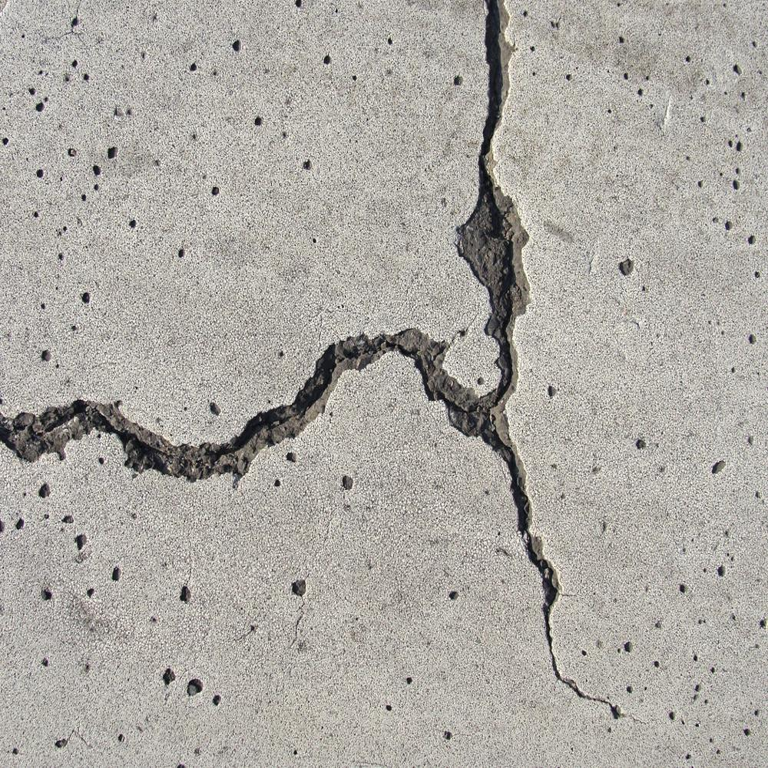
#> input picture Crack Images/001.png, 768 x 768 px
$ python -i crackconcrete.py   (imports and definitions only)
#> lines starting #> are read from the running program, lines starting #| are printed output that depends on the picture; after the words box and inside, x2 and y2 are one past the last pixel; in counts of white or black regions, pixels touching at a corner belong together
### image.py
import numpy as np
import cv2

def light(image, bright, contrast):
    bright = bright * 1.2
    contrast = contrast * 2
    image = image * ((contrast/127)+1) - contrast + bright
    image = np.clip(image, 0, 255)
    return np.uint8(image)

def threshold(image, min_limit=None, max_limit=255):
    if min_limit is None:
        min_limit = int(np.mean(image))

    _, image = cv2.threshold(image, min_limit, max_limit, cv2.THRESH_BINARY)
    return np.uint8(image)

def gauss_filter(image, kernel=(3,3), iterations=1):
    for _ in range(iterations):
        image = cv2.GaussianBlur(image, kernel, 0)
    return np.uint8(image)

# [4 lines left out: function median_filter, not called in this run]

def equalize_light(image, limit=3, grid=(7,7)):
    if (len(image.shape) == 2):
        image = cv2.cvtColor(image, cv2.COLOR_GRAY2BGR)


    clahe = cv2.createCLAHE(clipLimit=limit, tileGridSize=grid)
    lab = cv2.cvtColor(image, cv2.COLOR_BGR2LAB)
    l, a, b = cv2.split(lab)

    cl = clahe.apply(l)
    limg = cv2.merge((cl,a,b))

    image = cv2.cvtColor(limg, cv2.COLOR_LAB2BGR)

    return np.uint8(image)

### crackconcrete.py
import image as im
import numpy as np
import cv2

def image_preprocessor(image):
    image = cv2.bitwise_not(image)

    image = im.gauss_filter(image, (3,3))
    image = im.equalize_light(image)
    image = im.light(image, bright=-31, contrast=-31)
    image = cv2.cvtColor(image, cv2.COLOR_BGR2GRAY)

    image = im.threshold(image, min_limit=127)
    return image

def label_preprocessor(label):
    label = cv2.cvtColor(label, cv2.COLOR_BGR2GRAY)
    label = im.threshold(label, min_limit=127)
    return label

>>> import cv2
>>> picture = cv2.imread('Crack Images/001.png')
#> picture is the input picture: shape (768, 768, 3); mean B, G, R 164.3, 170, 173.3
>>> result = image_preprocessor(picture)
#> in image_preprocessor, `image = cv2.bitwise_not(image)`:
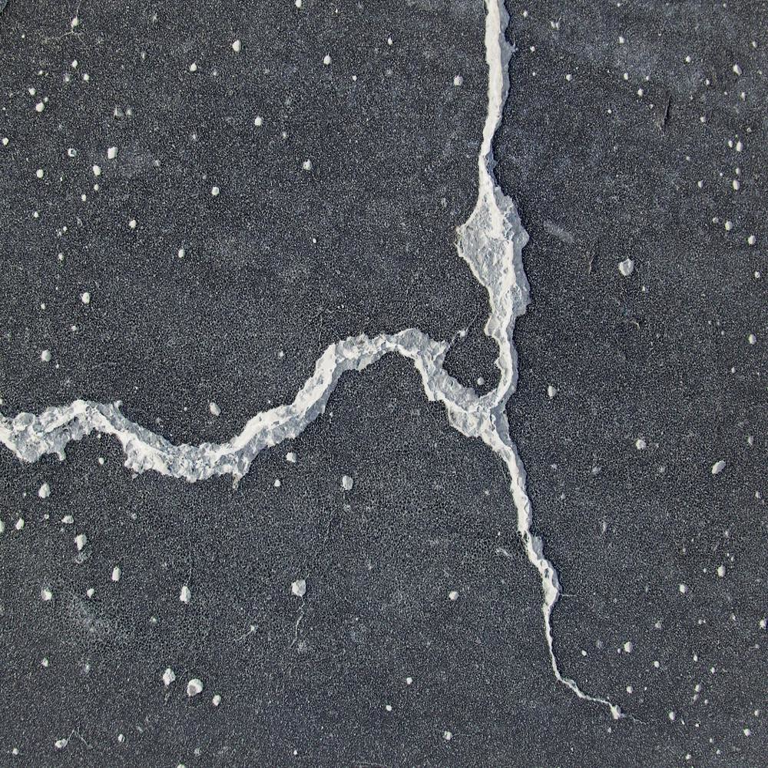
#> image: shape (768, 768, 3); mean of channels 0, 1, 2 90.7, 85, 81.7; drawn as B, G, R
#> in equalize_light, `lab = cv2.cvtColor(image, cv2.COLOR_BGR2LAB)`: lab: shape (768, 768, 3); mean of channels 0, 1, 2 91.2, 128, 124.2
#> in equalize_light, `cl = clahe.apply(l)`:
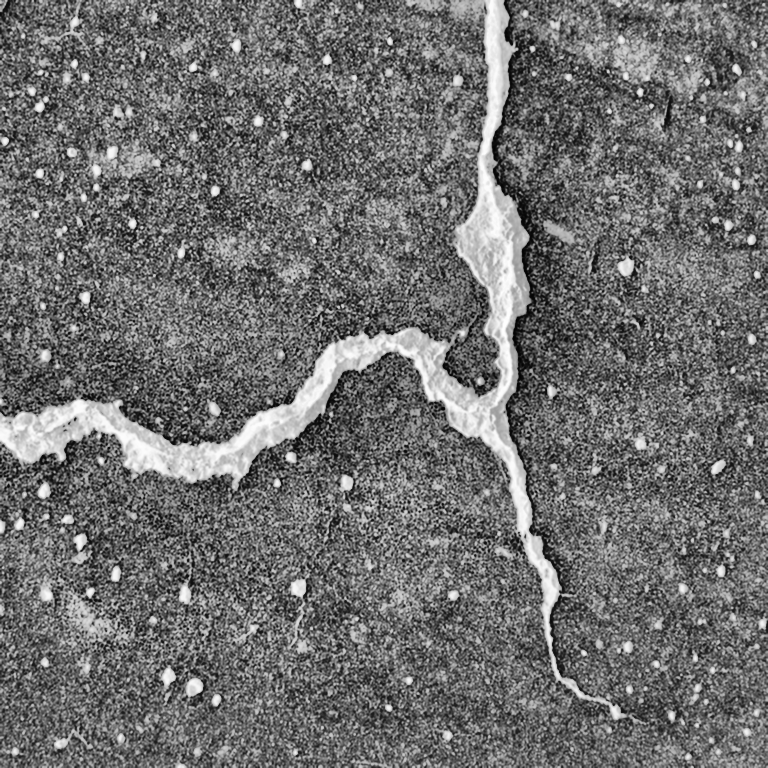
#> cl: shape (768, 768); min 2, max 254, mean 111.1
#> in equalize_light, `limg = cv2.merge((cl,a,b))`: limg: shape (768, 768, 3); mean of channels 0, 1, 2 111.1, 128, 124.2
#> in light, `image = image * ((contrast/127)+1) - contrast + bright`:
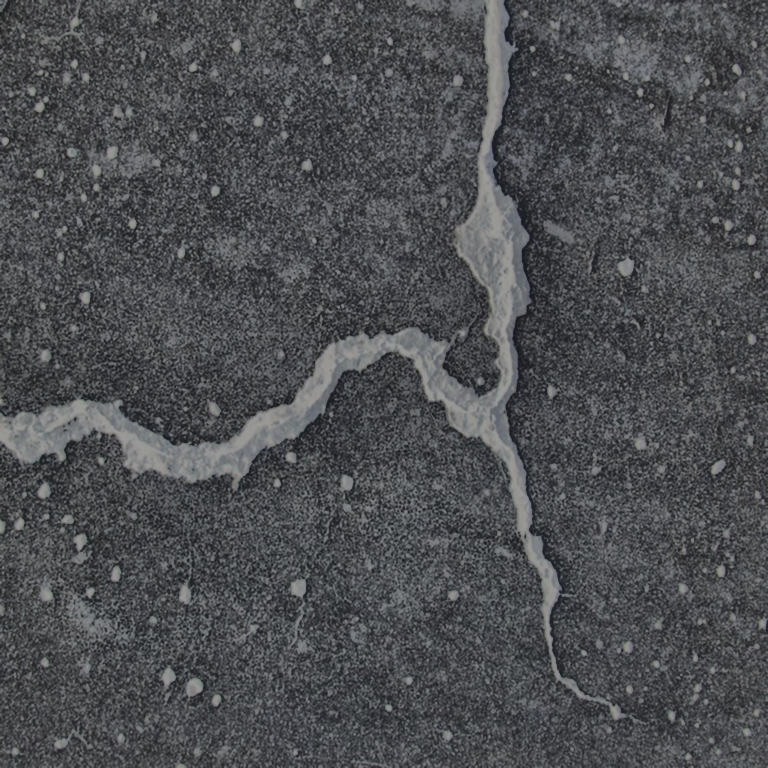
#> image: shape (768, 768, 3) float64; mean of channels 0, 1, 2 81.5, 78.6, 76.8; drawn as B, G, R
#> in threshold, `_, image = cv2.threshold(image, min_limit, max_limit, cv2.THRESH_BINARY)`:
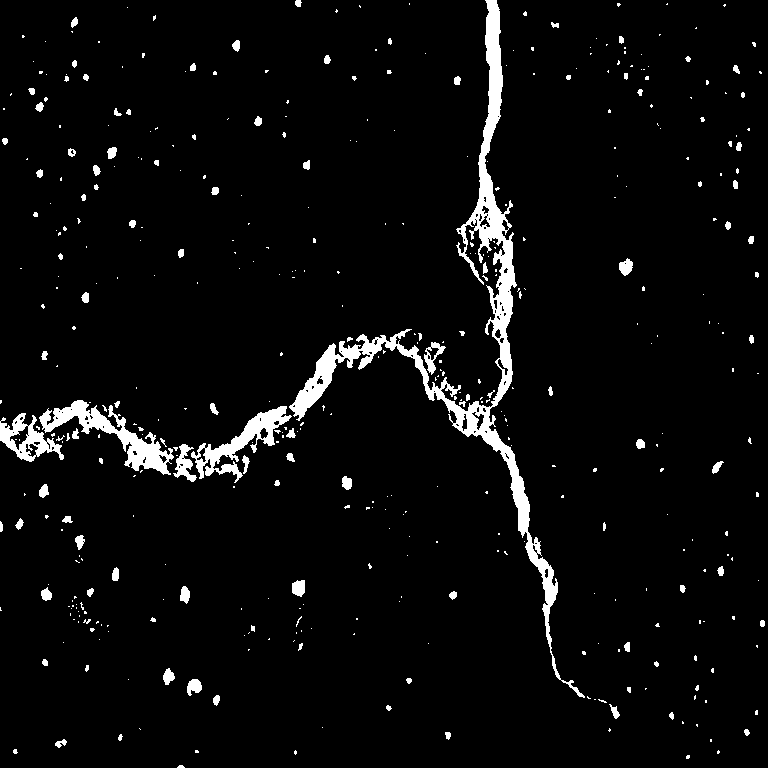
#> image: shape (768, 768); 4.4% white; 443 white regions (337 under 20 px), largest, box (x1, y1, x2, y2) and area: (289, 0, 585, 698) 12492, (39, 400, 174, 475) 2710, (191, 406, 292, 483) 2078

$ run again, on Crack Images/002.png
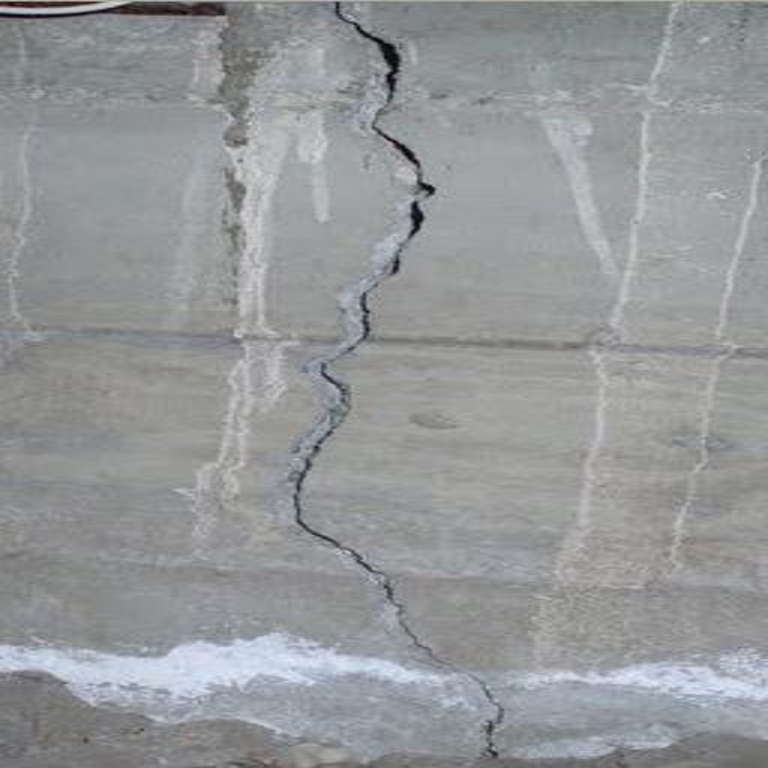
#> input picture Crack Images/002.png, 768 x 768 px
#> picture is the input picture: shape (768, 768, 3); mean B, G, R 153.1, 151.5, 149.1
#> lab: shape (768, 768, 3); mean of channels 0, 1, 2 112, 128.6, 129.3
#> in equalize_light, `cl = clahe.apply(l)`:
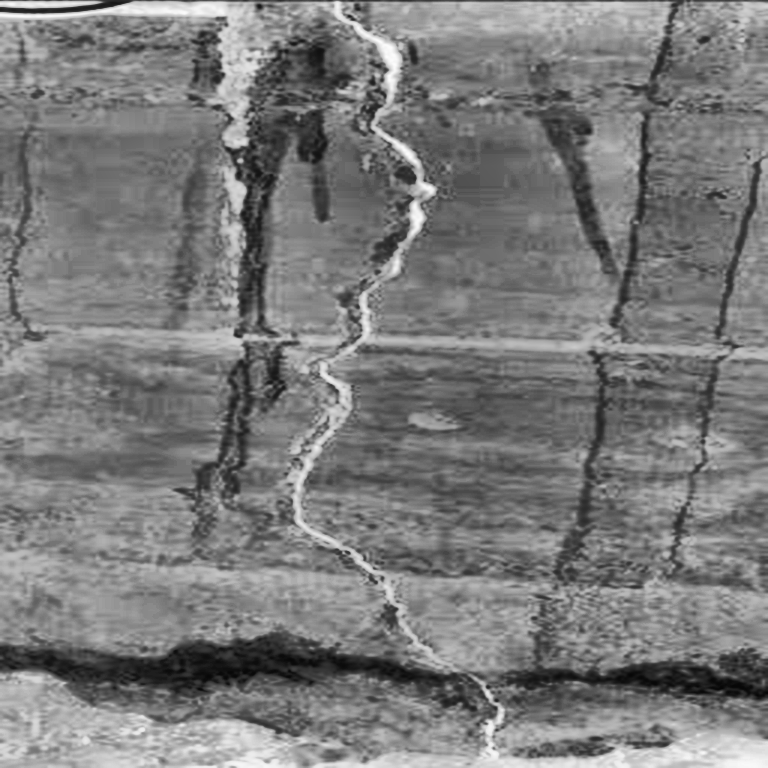
#> cl: shape (768, 768); min 7, max 253, mean 122.8
#> limg: shape (768, 768, 3); mean of channels 0, 1, 2 122.8, 128.6, 129.3
#> in threshold, `_, image = cv2.threshold(image, min_limit, max_limit, cv2.THRESH_BINARY)`:
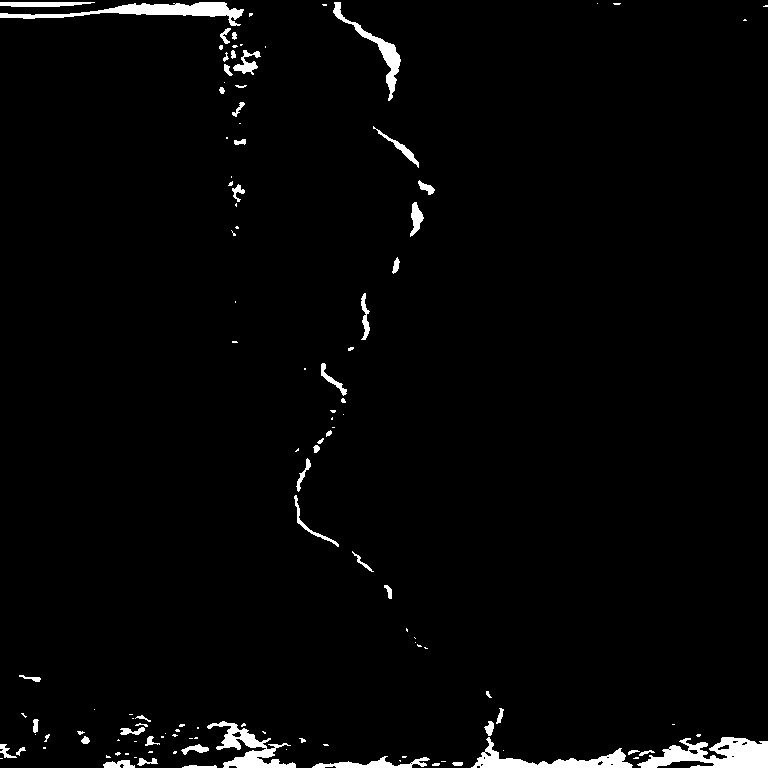
#> image: shape (768, 768); 2.3% white; 121 white regions (68 under 20 px), largest, box (x1, y1, x2, y2) and area: (637, 737, 768, 768) 2437, (0, 2, 244, 26) 1899, (471, 737, 633, 768) 1559

$ run again, on Crack Images/003.png
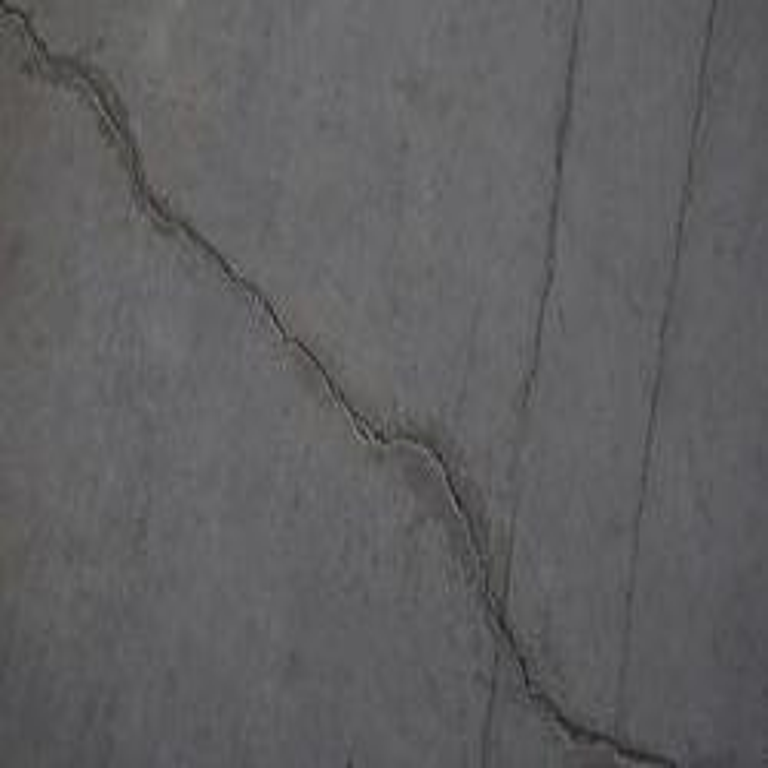
#> input picture Crack Images/003.png, 768 x 768 px
#> picture is the input picture: shape (768, 768, 3); mean B, G, R 96.9, 95.6, 95.8
#> lab: shape (768, 768, 3); mean of channels 0, 1, 2 167.3, 127.7, 128.6
#> in equalize_light, `cl = clahe.apply(l)`:
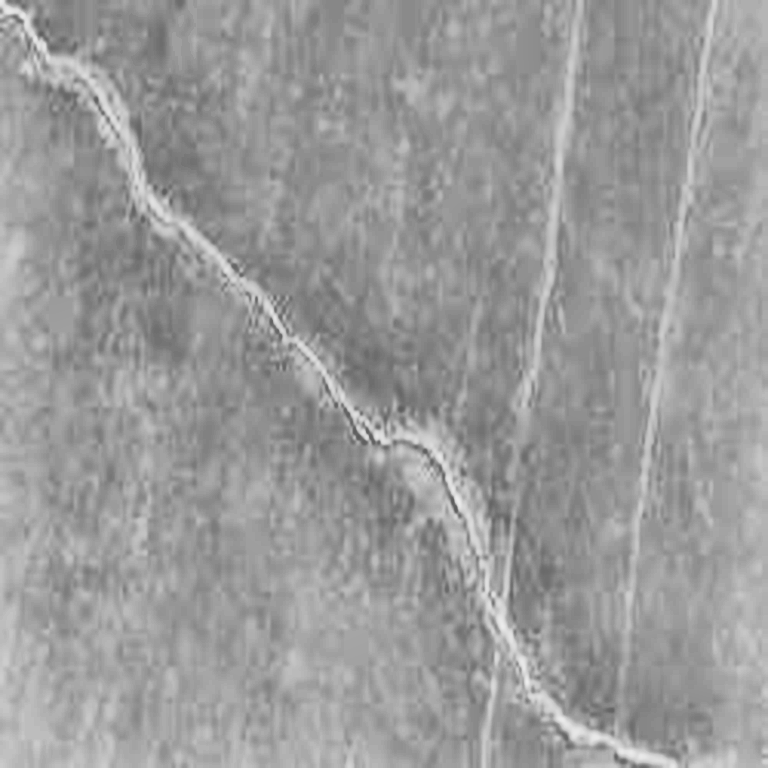
#> cl: shape (768, 768); min 90, max 237, mean 154.4
#> limg: shape (768, 768, 3); mean of channels 0, 1, 2 154.4, 127.7, 128.6
#> in threshold, `_, image = cv2.threshold(image, min_limit, max_limit, cv2.THRESH_BINARY)`:
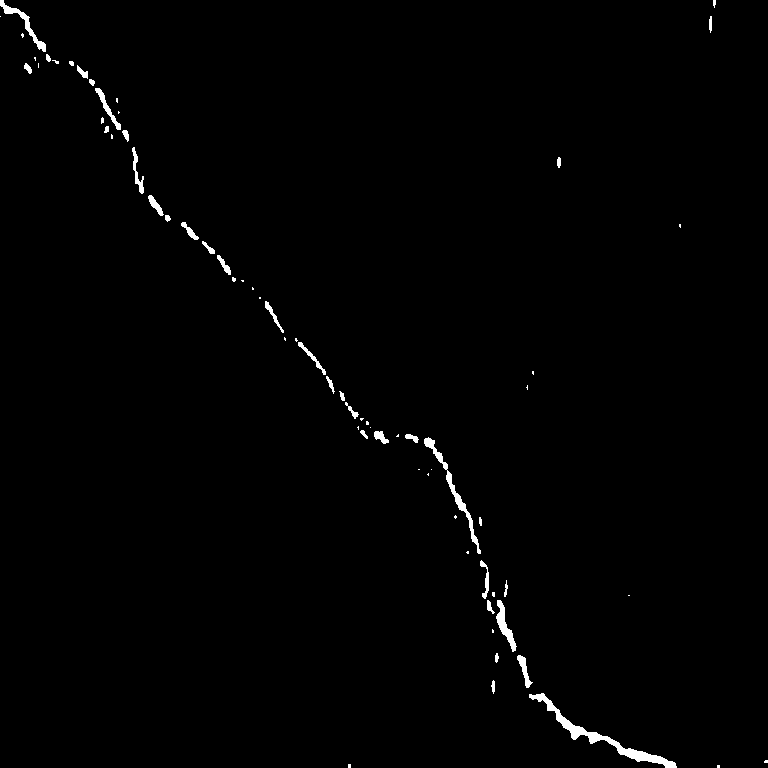
#> image: shape (768, 768); 0.88% white; 70 white regions (35 under 20 px), largest, box (x1, y1, x2, y2) and area: (529, 693, 677, 768) 1237, (424, 437, 481, 554) 612, (0, 0, 46, 52) 373

$ run again, on Crack Images/004.png
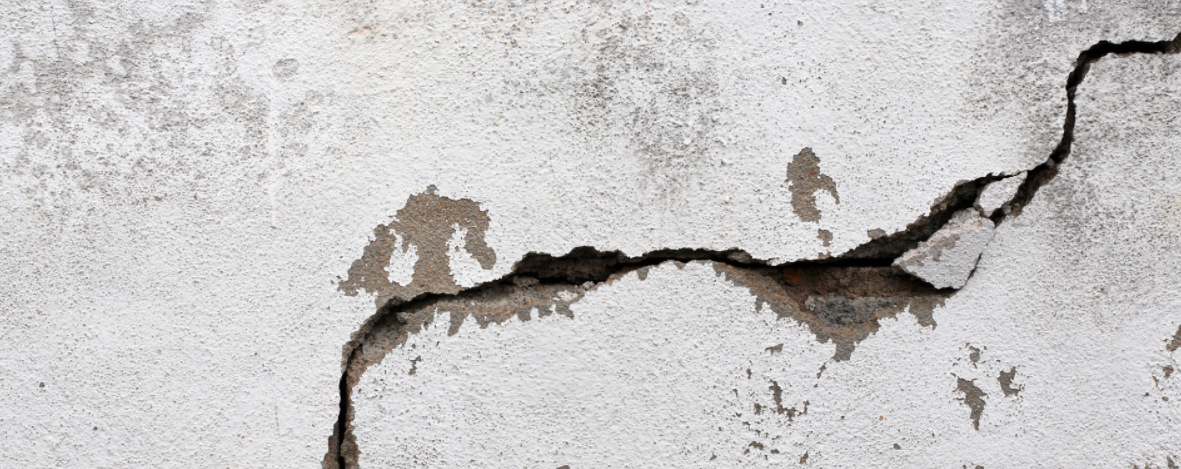
#> input picture Crack Images/004.png, 1181 x 469 px
#> picture is the input picture: shape (469, 1181, 3); mean B, G, R 198.6, 198.9, 200.7
#> lab: shape (469, 1181, 3); mean of channels 0, 1, 2 57.7, 127.3, 127.7
#> in equalize_light, `cl = clahe.apply(l)`:
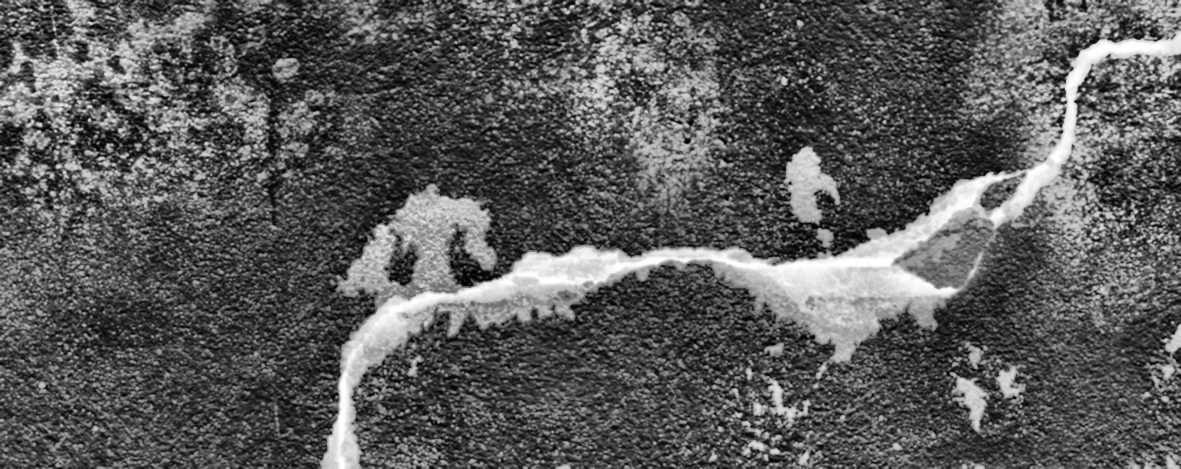
#> cl: shape (469, 1181); min 2, max 255, mean 90.2
#> limg: shape (469, 1181, 3); mean of channels 0, 1, 2 90.2, 127.3, 127.7
#> in threshold, `_, image = cv2.threshold(image, min_limit, max_limit, cv2.THRESH_BINARY)`:
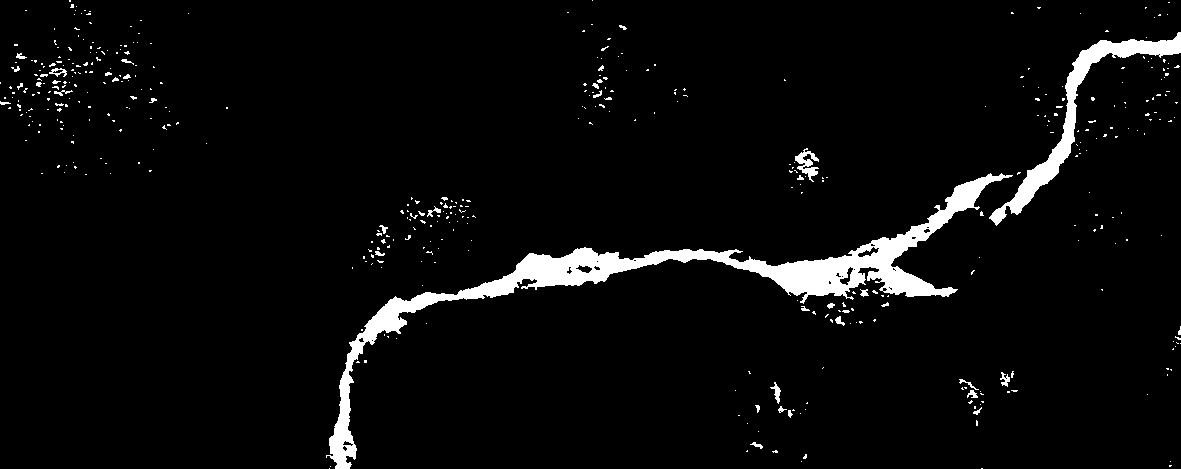
#> image: shape (469, 1181); 4.2% white; 451 white regions (412 under 20 px), largest, box (x1, y1, x2, y2) and area: (326, 173, 1013, 469) 15857, (989, 32, 1181, 226) 4186, (795, 148, 819, 182) 347
